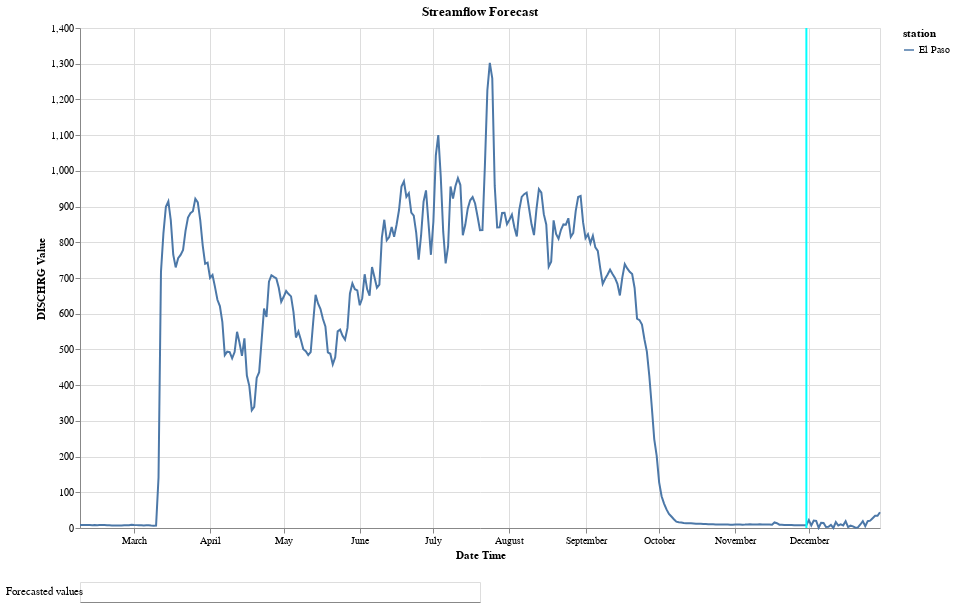

Notebook source saved alongside this figure:
### Code cell
import altair as alt
from vega_datasets import data
interval = alt.selection_interval(encodings=['x'])
lines = (
    alt.Chart(master[2000:])
    .mark_line()
    .encode(x=alt.X('Date Time:T', scale=alt.Scale(domain=interval.ref())), y='DISCHRG Value:Q', color="station")
).properties(
    title='Streamflow Forecast'
).properties(
    width=800,
    height=500,
)

xrule = (
    alt.Chart()
    .mark_rule(color="cyan", strokeWidth=2)
    .encode(x=alt.datum(alt.DateTime(year=2024, month="November", date=30)))
)
text = xrule.mark_text(
    align="right",
    baseline="middle",
    dx=3
).encode(text=alt.value("Forecasted values"))

view = lines.add_selection(
    interval
).properties(
    width=800,
    height=50,
)



l = lines +xrule & text
l

### Figure 1 — Vega-Lite specification as saved in the notebook (floating-point values rounded to 4 significant figures; data arrays with more than 128 entries replaced by an {"elided": "..."} marker saying what was removed)
{"config": {"view": {"continuousWidth": 400, "continuousHeight": 300}}, "vconcat": [{"layer": [{"data": {"name": "data-44583cf3613cdc38e5308c506a262051"}, "mark": "line", "encoding": {"color": {"field": "station", "type": "nominal"}, "x": {"field": "Date Time", "scale": {"domain": {"selection": "selector032"}}, "type": "temporal"}, "y": {"field": "DISCHRG Value", "type": "quantitative"}}, "height": 500, "title": "Streamflow Forecast", "width": 800}, {"data": {"name": "empty"}, "mark": {"type": "rule", "color": "cyan", "strokeWidth": 2}, "encoding": {"x": {"datum": {"date": 30, "month": "November", "year": 2024}}}}]}, {"data": {"name": "empty"}, "mark": {"type": "text", "align": "right", "baseline": "middle", "dx": 3}, "encoding": {"text": {"value": "Forecasted values"}, "x": {"datum": {"date": 30, "month": "November", "year": 2024}}}}], "$schema": "https://vega.github.io/schema/vega-lite/v4.17.0.json", "datasets": {"data-44583cf3613cdc38e5308c506a262051": {"elided": "327 records"}, "empty": [{}]}}
